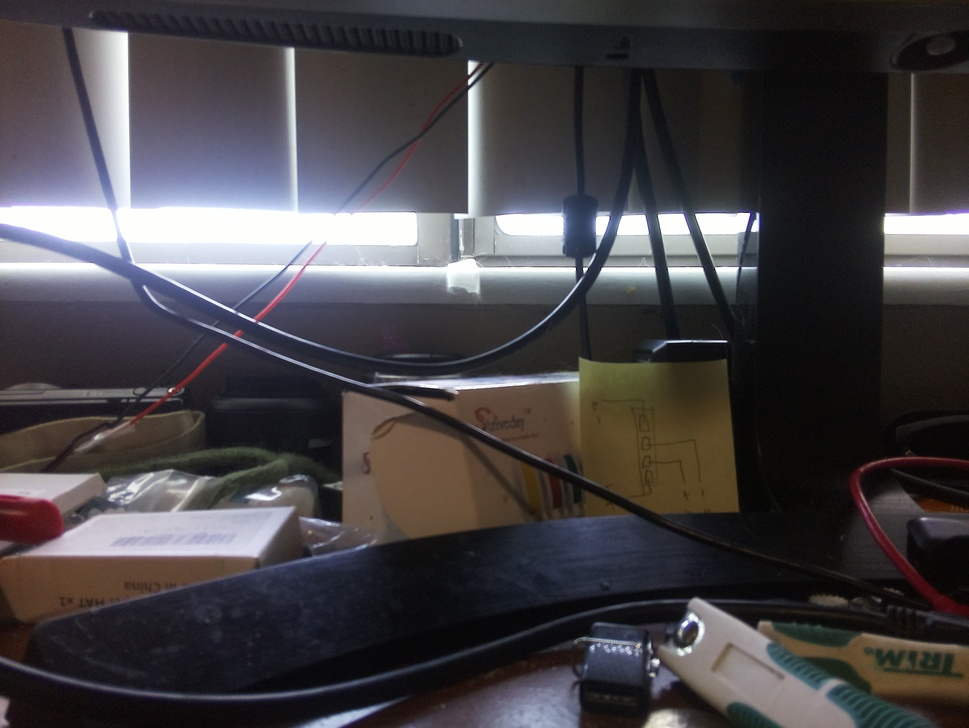
#> input picture code/test/image-processing/new/test-mr.jpg, 969 x 728 px, shrunk from 3280 x 2464 before the run
$ python test-mask.py
#> lines starting #> are read from the running program, lines starting #| are printed output that depends on the picture; after the words box and inside, x2 and y2 are one past the last pixel; in counts of white or black regions, pixels touching at a corner belong together
import cv2
import numpy as np

img = cv2.imread('./test-mr.jpg')
#> img is the input picture: shape (728, 969, 3); mean B, G, R 70.6, 67.4, 70.5
hsv = cv2.cvtColor(img, cv2.COLOR_BGR2HSV)
#> hsv: shape (728, 969, 3); mean H, S, V 85.5, 54.7, 77.2

# range I picked didn't work
# mask = cv2.inRange(hsv, (0, 0, 0), (179, 0, 255))
# cv2.imwrite('./mask-applied.jpg', mask)

# https://stackoverflow.com/a/55710477/2710227
# hmm not very good it thinks green is black
lower_gray = np.array([0, 5, 50], np.uint8)
upper_gray = np.array([179, 50, 255], np.uint8)
mask_gray = cv2.inRange(hsv, lower_gray, upper_gray)
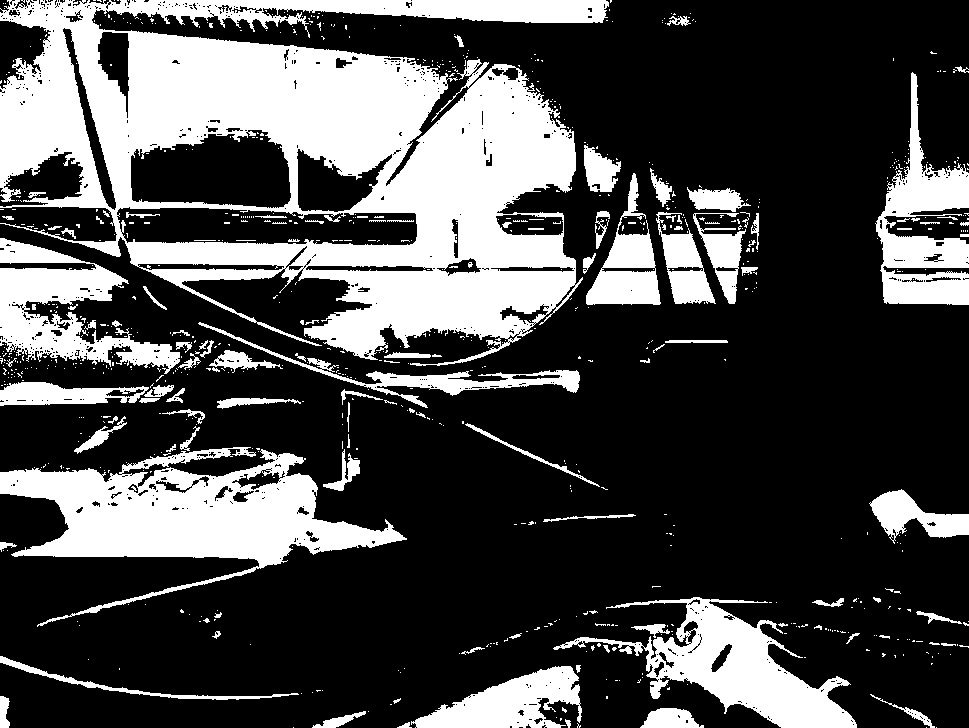
#> mask_gray: shape (728, 969); 29.3% white; 814 white regions (697 under 20 px), largest, box (x1, y1, x2, y2) and area: (0, 0, 609, 366) 109697, (0, 447, 407, 627) 26407, (553, 597, 857, 728) 13099
img_res = cv2.bitwise_and(img, img, mask = mask_gray)
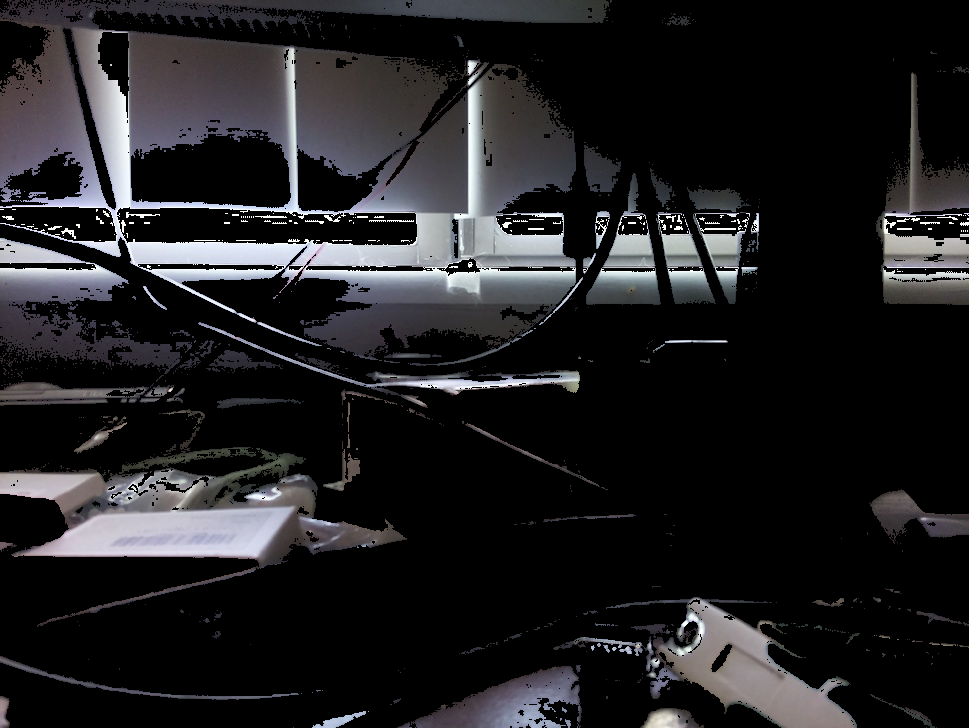
#> img_res: shape (728, 969, 3); mean B, G, R 34.4, 32.5, 33
cv2.imwrite('./mask-applied.jpg', img_res)

$ run again, with code/test/image-processing/new/crop.jpg copied over code/test/image-processing/new/test-mr.jpg
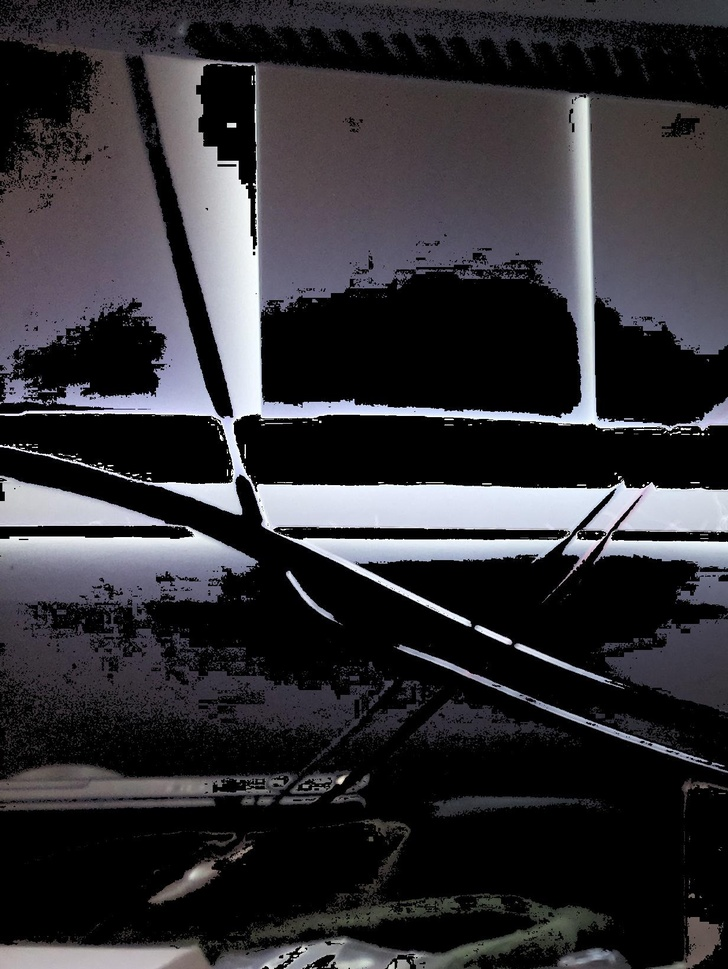
#> input picture code/test/image-processing/new/crop.jpg, 728 x 969 px, shrunk from 1232 x 1640 before the run
#> img is the input picture: shape (969, 728, 3); mean B, G, R 52.7, 48.6, 50
#> hsv: shape (969, 728, 3); mean H, S, V 66.4, 33.2, 53.8
#> `mask_gray = cv2.inRange(hsv, lower_gray, upper_gray)`:
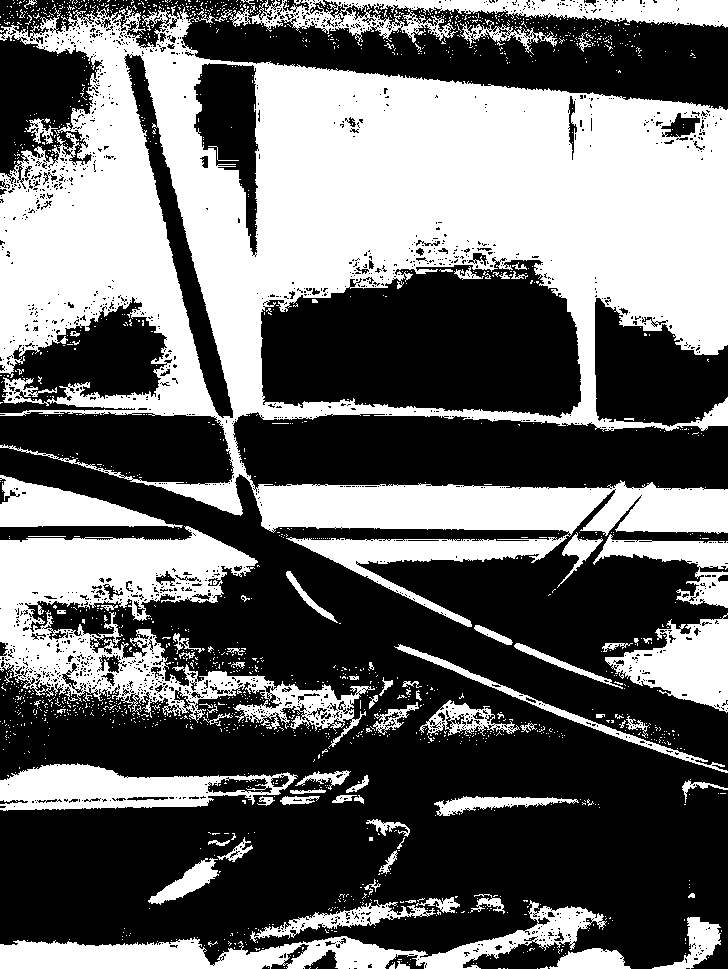
#> mask_gray: shape (969, 728); 41.3% white; 1711 white regions (1626 under 20 px), largest, box (x1, y1, x2, y2) and area: (0, 0, 728, 627) 205773, (0, 526, 375, 749) 27759, (0, 900, 607, 969) 12533
#> `img_res = cv2.bitwise_and(img, img, mask = mask_gray)`:
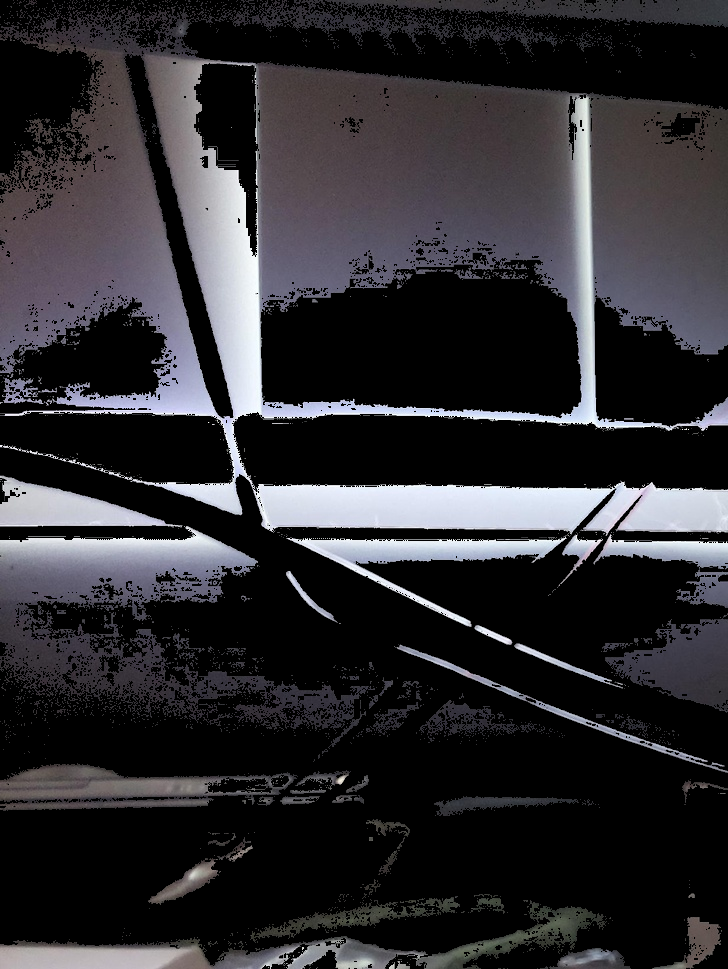
#> img_res: shape (969, 728, 3); mean B, G, R 48.3, 44.7, 46

$ run again, with code/test/image-processing/new/quad1.jpg copied over code/test/image-processing/new/test-mr.jpg
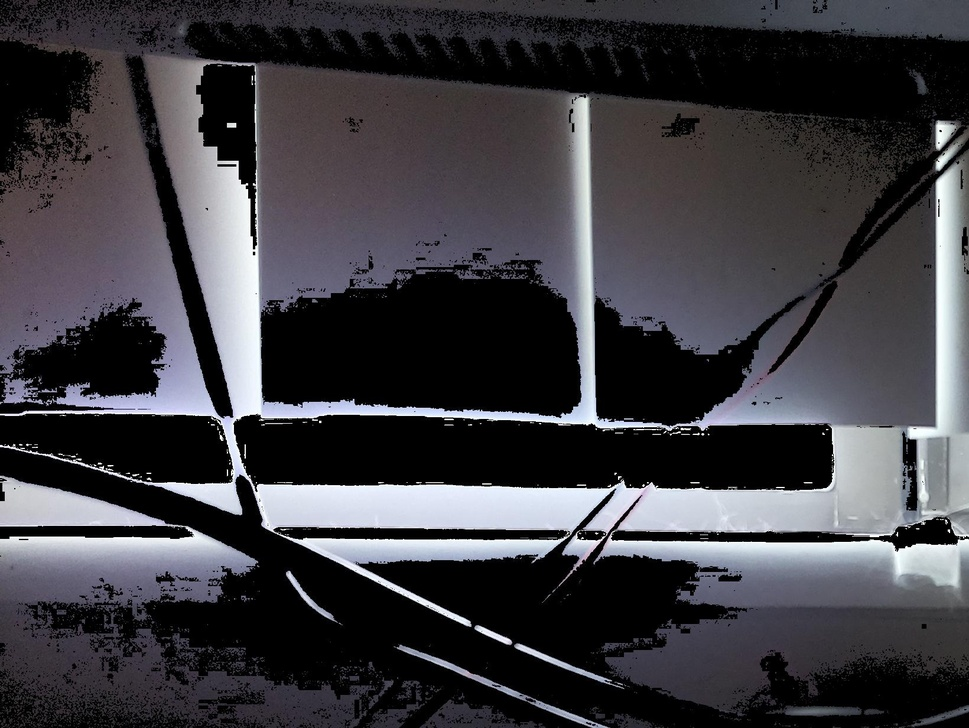
#> input picture code/test/image-processing/new/quad1.jpg, 969 x 728 px, shrunk from 1640 x 1232 before the run
#> img is the input picture: shape (728, 969, 3); mean B, G, R 66.4, 61.4, 62.4
#> hsv: shape (728, 969, 3); mean H, S, V 79.1, 34.9, 67.5
#> `mask_gray = cv2.inRange(hsv, lower_gray, upper_gray)`:
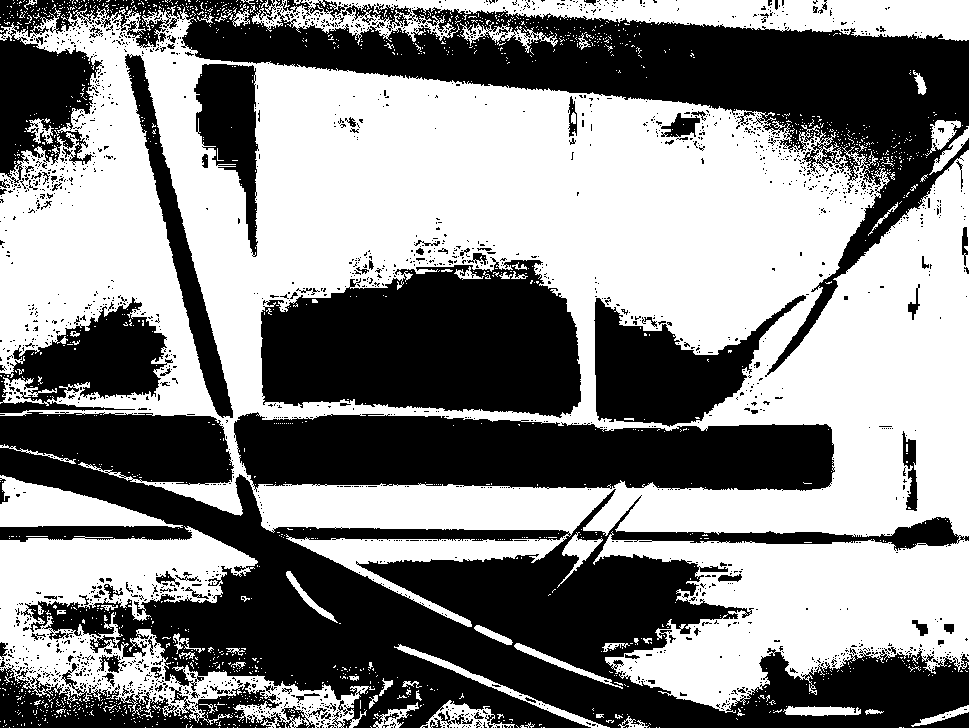
#> mask_gray: shape (728, 969); 53.2% white; 2097 black regions (1980 under 20 px), largest, box (x1, y1, x2, y2) and area: (0, 412, 969, 728) 118390, (0, 0, 969, 377) 67877, (261, 257, 581, 418) 39078
#> `img_res = cv2.bitwise_and(img, img, mask = mask_gray)`:
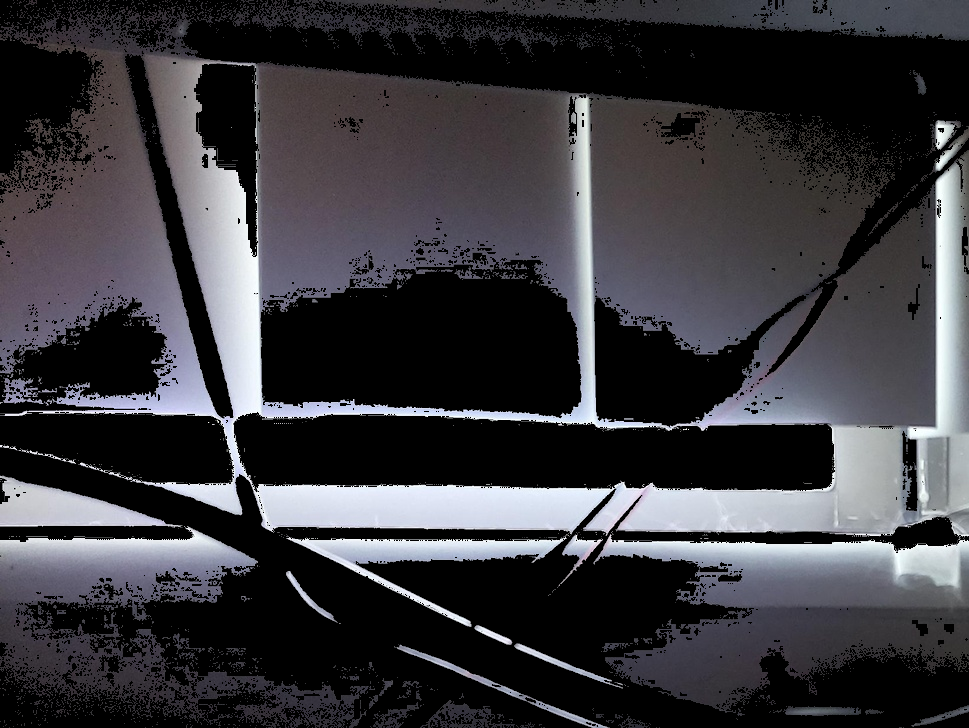
#> img_res: shape (728, 969, 3); mean B, G, R 62.1, 57.5, 58.4

$ run again, with code/test/image-processing/new/quad2.jpg copied over code/test/image-processing/new/test-mr.jpg
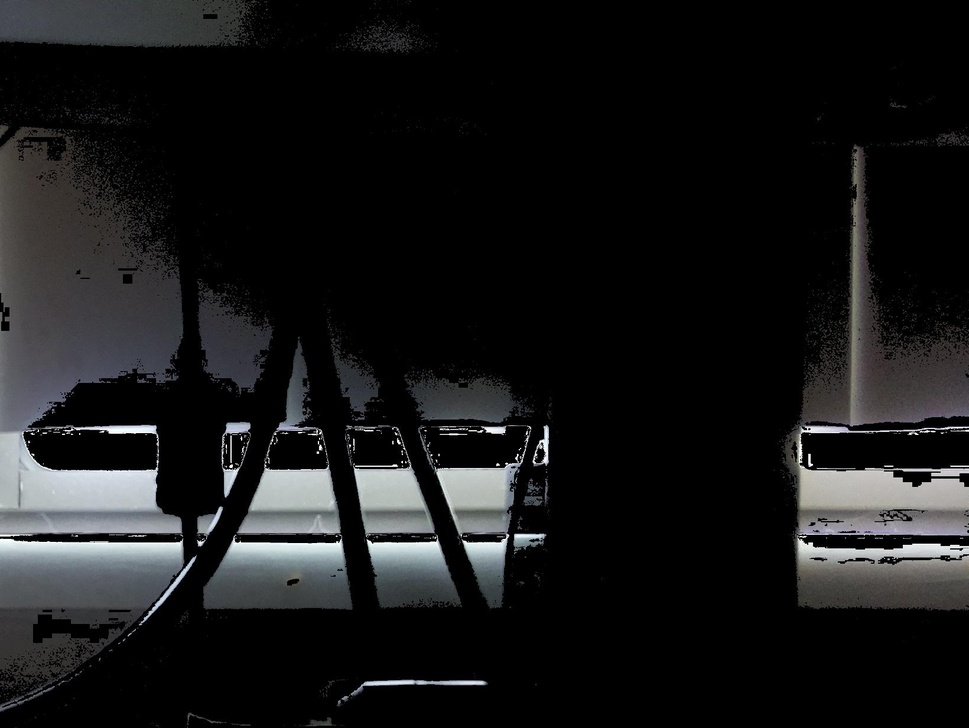
#> input picture code/test/image-processing/new/quad2.jpg, 969 x 728 px, shrunk from 1640 x 1232 before the run
#> img is the input picture: shape (728, 969, 3); mean B, G, R 25, 24.4, 24
#> hsv: shape (728, 969, 3); mean H, S, V 23.6, 12.9, 25.5
#> `mask_gray = cv2.inRange(hsv, lower_gray, upper_gray)`:
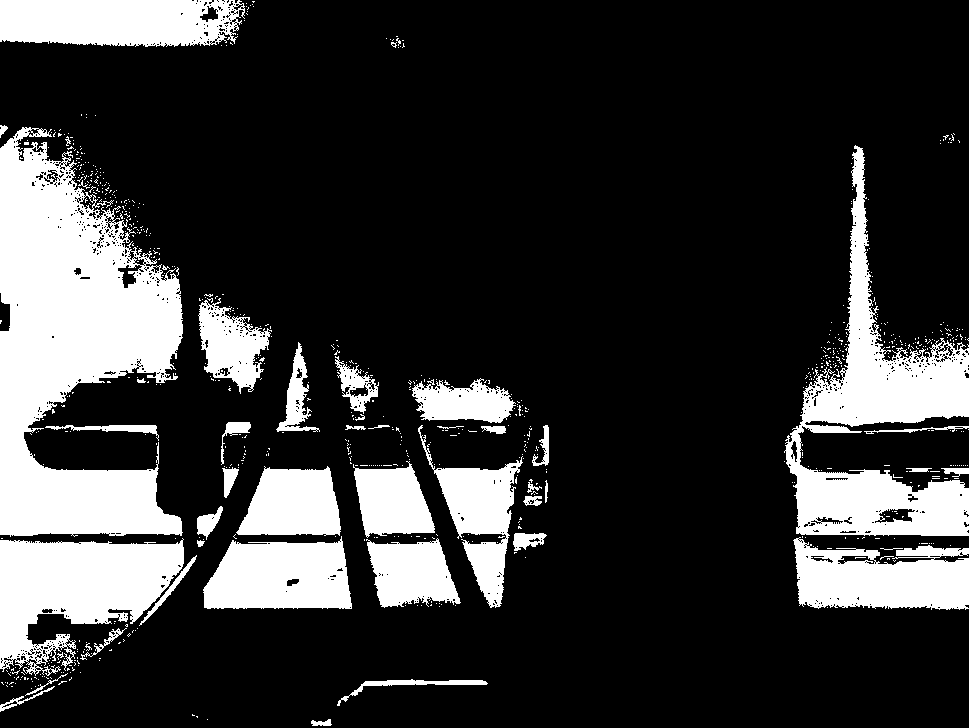
#> mask_gray: shape (728, 969); 21.1% white; 763 white regions (718 under 20 px), largest, box (x1, y1, x2, y2) and area: (0, 127, 183, 537) 45345, (784, 145, 969, 536) 23745, (0, 538, 184, 676) 14867
#> `img_res = cv2.bitwise_and(img, img, mask = mask_gray)`:
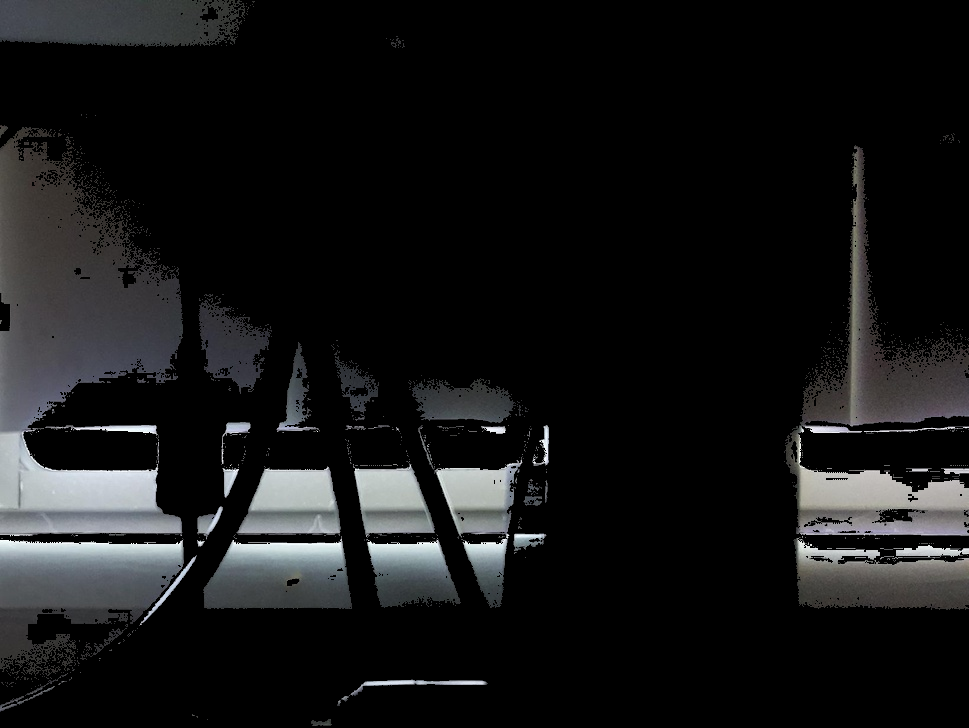
#> img_res: shape (728, 969, 3); mean B, G, R 22.6, 22.1, 21.6
